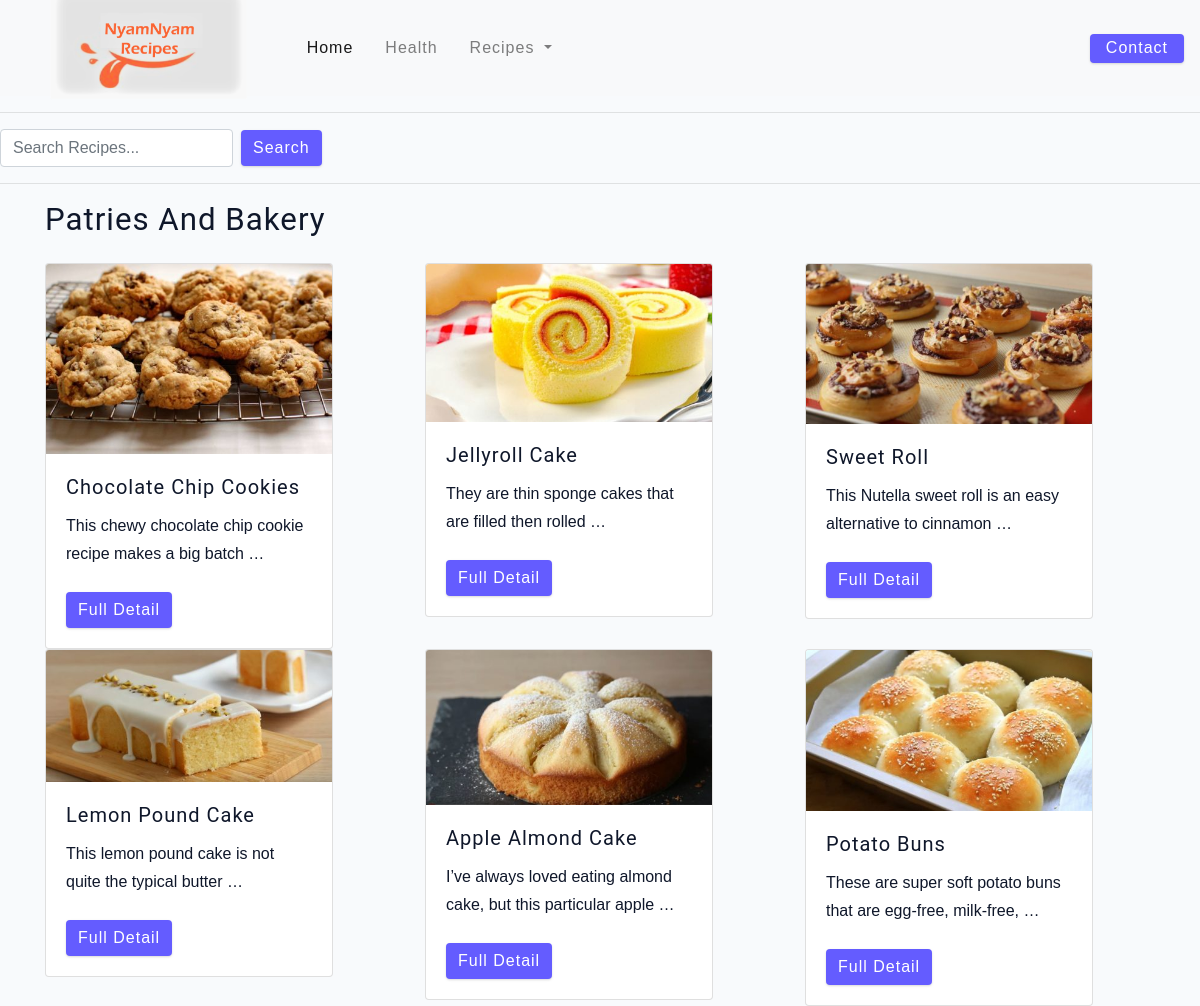
/bakery/, run on the app's committed database.
### recipes/models.py (models this page shows)
class Bakery(models.Model):
    Title = models.CharField(max_length=255)
    Image = models.ImageField(max_length=2083)
    Description = models.TextField()
    Instructions = models.TextField()
    Ingredients = models.TextField()
    PrepTime = models.CharField(max_length=5)
    CookTime = models.CharField(max_length=5)
    Servings = models.CharField(max_length=5)
    Price = models.FloatField()
    Quantity = models.IntegerField()

### recipes/views.py (the view)
# urls.py: path("bakery/", views.bakery, name="bakery"),
def bakery(request):
    bakery = Bakery.objects.all()
    context = {'bakery':bakery}
    return render(request, "bakery.html", context)

### templates/bakery.html
{% extends 'main.html' %}
{% load static %}
{% block content %}
    <h3>Patries and Bakery</h3>
    <div class="row">
        {% for bakery in bakery %}
            <div class =col>
                <div class="card" style="width: 18rem;">
                    <img src="{{ bakery.Image.url }}" class="card-img-top" alt="..."/>
                    <div class="card-body">
                        <h5 class="card-title">{{bakery.Title }}</h5>
                        <p class="card-text">{{ bakery.Description|truncatewords:10 }}</p>
                        <a href="{% url 'single_bakery' bakery.id %}" class="btn btn-primary">Full Detail</a>
                    </div>
                </div>
            </div>
        {% endfor %}
    </div>
{% endblock content %}

### static/css/main.css (style rules this page uses)
html { font-size: 100%; }
:root { --primary-100: #e2e0ff; --primary-200: #c1beff; --primary-300: #a29dff; --primary-400: #837dff; --primary-500: #645cff; --primary-600: #504acc; --primary-700: #3c3799; --primary-800: #282566; --primary-900: #141233; --grey-50: #f8fafc; --grey-100: #f1f5f9; --grey-200: #e2e8f0; --grey-300: #cbd5e1; --grey-400: #94a3b8; --grey-500: #64748b; --grey-600: #475569; --grey-700: #334155; --grey-800: #1e293b; --grey-900: #0f172a; --black: #222; --white: #fff; --red-light: #f8d7da; --red-dark: #842029; --green-light: #d1e7dd; --green-dark: #0f5132; --headingFont: 'Roboto', sans-serif; --bodyFont: 'Nunito', sans-serif; --smallText: 0.7em; --backgroundColor: var(--grey-50); --textColor: var(--grey-900); --borderRadius: 0.25rem; --letterSpacing: 1px; --transition: 0.3s ease-in-out all; --max-width: 1120px; --fixed-width: 600px; --shadow-1: 0 1px 3px 0 rgba(0, 0, 0, 0.1), 0 1px 2px 0 rgba(0, 0, 0, 0.06); --shadow-2: 0 4px 6px -1px rgba(0, 0, 0, 0.1), 0 2px 4px -1px rgba(0, 0, 0, 0.06); --shadow-3: 0 10px 15px -3px rgba(0, 0, 0, 0.1), 0 4px 6px -2px rgba(0, 0, 0, 0.05); --shadow-4: 0 20px 25px -5px rgba(0, 0, 0, 0.1), 0 10px 10px -5px rgba(0, 0, 0, 0.04); }
body { background: var(--backgroundColor); font-family: var(--bodyFont); font-weight: 400; line-height: 1.75; color: var(--textColor); }
p { margin-top: 0; margin-bottom: 1.5rem; max-width: 40em; }
h1, h2, h3, h4, h5 { margin: 0; margin-bottom: 1.38rem; font-family: var(--headingFont); font-weight: 400; line-height: 1.3; text-transform: capitalize; letter-spacing: var(--letterSpacing); }
h3 { font-size: 1.953rem; }
h5 { font-size: 1.25rem; }
a { text-decoration: none; }
.btn { cursor: pointer; color: var(--white); background: var(--primary-500); border: transparent; border-radius: var(--borderRadius); letter-spacing: var(--letterSpacing); padding: 0.375rem 0.75rem; box-shadow: var(--shadow-1); transition: var(--transtion); text-transform: capitalize; display: inline-block; }
::placeholder { font-family: inherit; color: var(--grey-400); }

### data on the page
Bakery: Image (picture), Title "Chocolate Chip Cookies", Description "This chewy chocolate chip cookie recipe makes a big batch …"
Bakery: Image (picture), Title "Jellyroll Cake", Description "They are thin sponge cakes that are filled then rolled …"
Bakery: Image (picture), Title "Sweet Roll", Description "This Nutella sweet roll is an easy alternative to cinnamon …"
Bakery: Image (picture), Title "Lemon Pound Cake", Description "This lemon pound cake is not quite the typical butter …"
Bakery: Image (picture), Title "Apple Almond Cake", Description "I’ve always loved eating almond cake, but this particular apple …"
Bakery: Image (picture), Title "Potato Buns", Description "These are super soft potato buns that are egg-free, milk-free, …"
